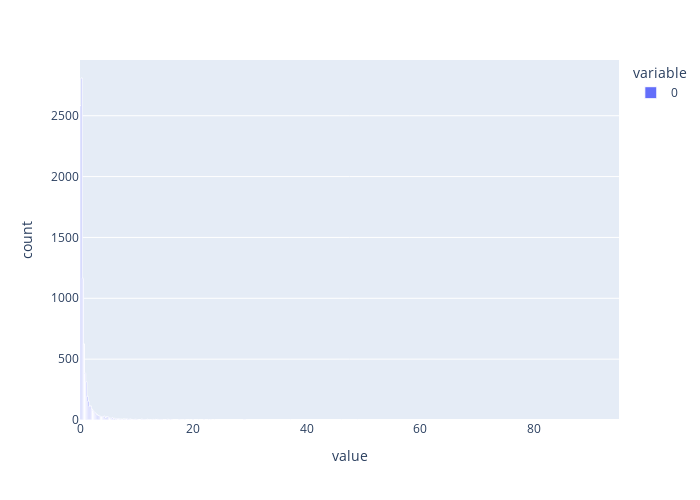

Notebook cell for this chart:
### Code cell
import plotly.express as px
fig = px.histogram(words_weights,
                 width=700, height=500,)
fig.update_traces(marker_line_width=1,marker_line_color="white")
fig.show() #bizarre verifier pourquoi valeurs changent en fonction du nombre de couleur presente ?

### Figure 1 — Plotly figure (JSON) as saved in the notebook; plotly's stock layout.template omitted (floating-point values rounded to 4 significant figures; data arrays with more than 128 entries replaced by an {"elided": "..."} marker saying what was removed)
{"data": [{"alignmentgroup": "True", "bingroup": "x", "hovertemplate": "variable=0<br>value=%{x}<br>count=%{y}<extra></extra>", "legendgroup": "0", "marker": {"color": "#636efa", "line": {"color": "white", "width": 1}, "pattern": {"shape": ""}}, "name": "0", "offsetgroup": "0", "orientation": "v", "showlegend": true, "type": "histogram", "x": {"elided": "9486 float values"}, "xaxis": "x", "yaxis": "y"}], "layout": {"barmode": "relative", "height": 500, "legend": {"title": {"text": "variable"}, "tracegroupgap": 0}, "margin": {"t": 60}, "width": 700, "xaxis": {"anchor": "y", "domain": [0, 1], "title": {"text": "value"}}, "yaxis": {"anchor": "x", "domain": [0, 1], "title": {"text": "count"}}}}
